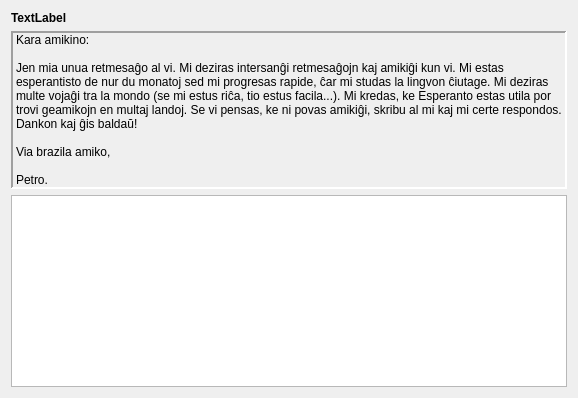
     <widget class="QWidget" name="Sendas5_Lec13">
      <attribute name="icon">
       <iconset resource="ikonoj.qrc">
        <normaloff>:/ikonoj/ekzameno.png</normaloff>:/ikonoj/ekzameno.png</iconset>
      </attribute>
      <attribute name="title">
       <string>5</string>
      </attribute>
      <layout class="QVBoxLayout" name="verticalLayout_37">
       <item>
        <layout class="QVBoxLayout" name="verticalLayout_36">
         <item>
          <widget class="QLabel" name="Lec13_Label25">
           <property name="sizePolicy">
            <sizepolicy hsizetype="Preferred" vsizetype="Maximum">
             <horstretch>0</horstretch>
             <verstretch>0</verstretch>
            </sizepolicy>
           </property>
           <property name="font">
            <font>
             <weight>75</weight>
             <bold>true</bold>
            </font>
           </property>
           <property name="text">
            <string>TextLabel</string>
           </property>
           <property name="alignment">
            <set>Qt::AlignBottom|Qt::AlignLeading|Qt::AlignLeft</set>
           </property>
           <property name="wordWrap">
            <bool>true</bool>
           </property>
          </widget>
         </item>
         <item>
          <widget class="QLabel" name="label_104">
           <property name="frameShape">
            <enum>QFrame::Panel</enum>
           </property>
           <property name="frameShadow">
            <enum>QFrame::Sunken</enum>
           </property>
           <property name="lineWidth">
            <number>2</number>
           </property>
           <property name="text">
            <string>Kara amikino:

Jen mia unua retmesaĝo al vi. Mi deziras intersanĝi retmesaĝojn kaj amikiĝi kun vi. Mi estas esperantisto de nur du monatoj sed mi progresas rapide, ĉar mi studas la lingvon ĉiutage. Mi deziras multe vojaĝi tra la mondo (se mi estus riĉa, tio estus facila...). Mi kredas, ke Esperanto estas utila por trovi geamikojn en multaj landoj. Se vi pensas, ke ni povas amikiĝi, skribu al mi kaj mi certe respondos. Dankon kaj ĝis baldaŭ!

Via brazila amiko, 

Petro.</string>
           </property>
           <property name="wordWrap">
            <bool>true</bool>
           </property>
           <property name="margin">
            <number>5</number>
           </property>
           <property name="buddy">
            <cstring>plainTextEdit_2</cstring>
           </property>
           <property name="tipo" stdset="0">
            <string>teksta</string>
           </property>
          </widget>
         </item>
         <item>
          <widget class="cx_plainedit" name="plainTextEdit_2"/>
         </item>
        </layout>
       </item>
      </layout>
     </widget>
